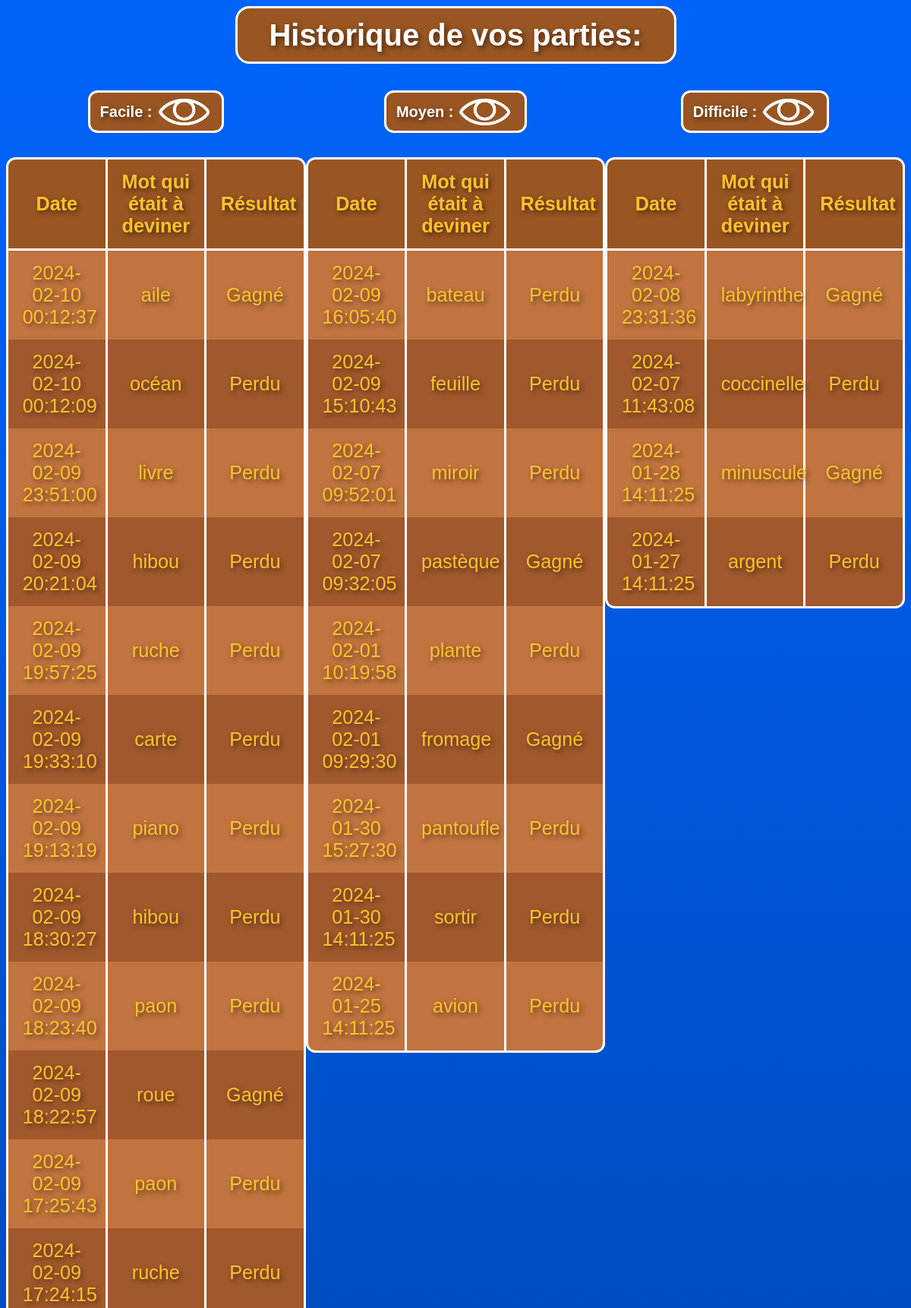
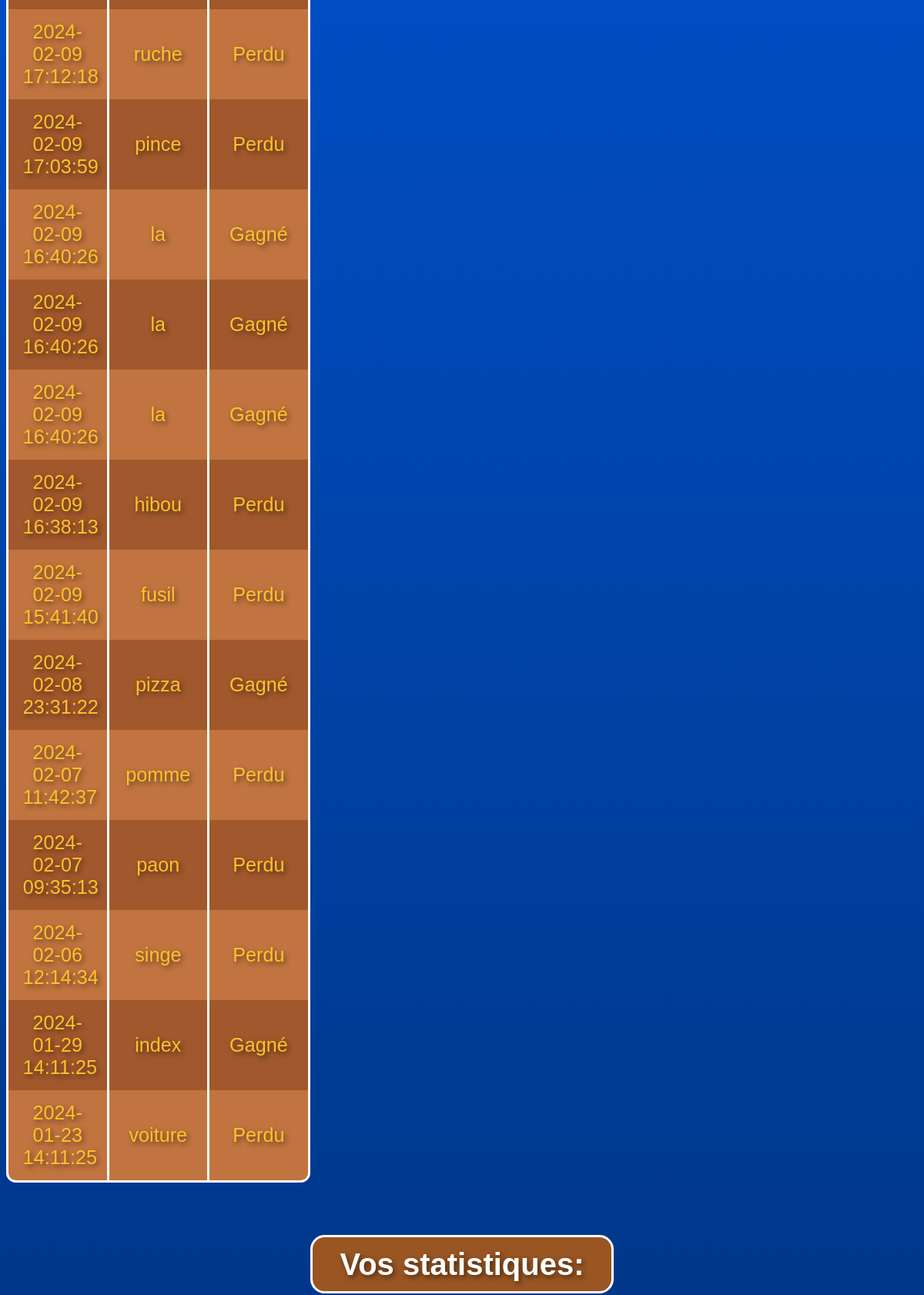
/historique (signed in, upper part), run on the app's committed database (2 pictures, top to bottom).
### tables this page shows
CREATE TABLE Partie (
    Partie_Id INTEGER PRIMARY KEY AUTOINCREMENT,
    Date_Du_Jeu DATETIME DEFAULT CURRENT_TIMESTAMP,
    Mot_A_Deviner VARCHAR,
    Gagne_Facile INTEGER DEFAULT 0,
    Perdu_Facile INTEGER DEFAULT 0,
    Gagne_Moyen INTEGER DEFAULT 0,
    Perdu_Moyen INTEGER DEFAULT 0,
    Gagne_Difficile INTEGER DEFAULT 0,
    Perdu_Difficile INTEGER DEFAULT 0,
    Resultat VARCHAR DEFAULT NULL,
    Difficulty VARCHAR DEFAULT NULL,
    User_Id INTEGER,
    FOREIGN KEY(User_Id) REFERENCES User(US_Id)
);

### app.py (the view)
@app.route('/historique')
def historique():
    user_id = session.get('user_id')
    historique_data = get_historique_data(user_id)
    return render_template('historique.html', **historique_data)

### app.py (called while the page is built)
def connect_db():
    db_path = 'Pendu.db'
    print(f"Connecté à la base de données : {db_path}")
    return sqlite3.connect(db_path)

### templates/historique.html (shortened to what this page needs)
<!DOCTYPE html>
<html lang="fr">
<head>
    <link rel="stylesheet" href="/static/historique.css">
    <link rel="stylesheet" href="/static/deconnexion.css">
</head>
<body class="fade-in">
    <div class="zoom">
        <div class="title-container" id="titre1">
            <h1>Historique de vos parties:</h1>
        </div>
        <br>
        <br>
        <br>
        <div class="table-container">
            <div class="table-section difficulty-section">
                <div class="title-container2" id="facile-arrow">
                    <div class="bold">
                        <span>Facile : </span>
                    </div>
                    <img src="/static/images/oeil-ouvert.png" class="arrow" alt="Flèche pour afficher/masquer le tableau">
                </div>
                <table id="table_facile" class="content-table visible table-transition">
                    <thead>
                        <tr>
                            <th>Date</th>
                            <th>Mot qui était à deviner</th>
                            <th>Résultat</th>
                        </tr>
                    </thead>
                    <tbody>
                        {% for game in game_history_facile %}
                        <tr>
                            <td>{{ game[0] }}</td>
                            <td>{{ game[1] }}</td>
                            <td>{{ game[2] }}</td>
                        </tr>
                        {% endfor %}
                    </tbody>
                </table>
            </div>
            <div class="table-section difficulty-section">
                <div class="title-container2" id="moyen-arrow">
                    <div class="bold">
                        <span>Moyen : </span>
                    </div>
                    <img src="/static/images/oeil-ouvert.png" class="arrow" alt="Flèche pour afficher/masquer le tableau">
                </div>
                <table id="table_moyen" class="content-table visible table-transition">
                    <thead>
                        <tr>
                            <th>Date</th>
                            <th>Mot qui était à deviner</th>
                            <th>Résultat</th>
                        </tr>
                    </thead>
                    <tbody>
                        {% for game in game_history_moyen %}
                        <tr>
                            <td>{{ game[0] }}</td>
                            <td>{{ game[1] }}</td>
                            <td>{{ game[2] }}</td>
                        </tr>
                        {% endfor %}
                    </tbody>
                </table>
            </div>
            <div class="table-section difficulty-section">
                <div class="title-container2" id="difficile-arrow">
                    <div class="bold">
                        <span>Difficile : </span>
                    </div>
                    <img src="/static/images/oeil-ouvert.png" class="arrow" alt="Flèche pour afficher/masquer le tableau">
                </div>
                <table id="table_difficile" class="content-table visible table-transition">
                    <thead>
                        <tr>
                            <th>Date</th>
                            <th>Mot qui était à deviner</th>
                            <th>Résultat</th>
                        </tr>
                    </thead>
                    <tbody>
                        {% for game in game_history_difficile %}
                        <tr>
                            <td>{{ game[0] }}</td>
                            <td>{{ game[1] }}</td>
                            <td>{{ game[2] }}</td>
                        </tr>
                        {% endfor %}
                    </tbody>
                </table>
            </div>
        </div>
        <div class="title-container" id="titre2">
            <h1>Vos statistiques:</h1>
        </div>
        <br>
    </div>
</body>
</html>

### static/historique.css (style rules this page uses)
* { font-family: "Poppins", sans-serif; }
h1, h3 { text-align: center; color: #ffffff; }
body { background: linear-gradient(to bottom, #0064fb, #003078); background-repeat: no-repeat; background-attachment: fixed; }
.title-container { display: flex; flex-direction: column; justify-content: center; align-items: center; background-color: #995522; color: #ffffff; text-align: center; padding: 10px; border-radius: 15px; margin: auto; border: 3px solid white; text-shadow: 2px 2px 5px rgba(0, 0, 0, 0.5); }
#titre1 { max-width: 440px; }
#titre2 { max-width: 290px; }
.title-container2 { display: flex; flex-direction: row; justify-content: flex-start; align-items: center; background-color: #995522; color: #ffffff; text-align: center; padding: 10px; border-radius: 10px; margin-bottom: 10px; height: 20px; border: 3px solid white; text-shadow: 2px 2px 5px rgba(0, 0, 0, 0.5); transition: all 0.5s ease; margin-left: auto; margin-right: auto; }
#facile-arrow { width: 118px; }
#moyen-arrow { width: 125px; }
#difficile-arrow { width: 131px; }
.title-container2 img.arrow { width: 60px; height: auto; }
.title-container h1, .title-container h3 { margin: 0; }
.table-container { display: flex; justify-content: space-around; margin-bottom: 20px; }
.content-table { border-collapse: collapse; margin: 25px auto; font-size: 0.9em; min-width: 400px; overflow: hidden; width: 100%; max-width: 1450px; background: #ffffff; border-radius: 10px; border: 3px solid #7c3bde; table-layout: fixed; text-shadow: 2px 2px 5px rgba(0, 0, 0, 0.5); }
.content-table th, .content-table td { padding: 12px 15px; border-left: 3px solid #ffffff; border-right: 3px solid #ffffff; text-align: center; color: #fec22a; border-top: none; border-bottom: none; font-size: 1.4em; font-family: sans-serif; }
.content-table thead tr { background-color: #995522; color: #ffffff; text-align: center; font-weight: bold; border-radius: 10px 10px 0 0; border-bottom: none; }
.content-table tbody tr:nth-child(even) td { background-color: #a1582c; }
.content-table tbody tr:nth-child(odd) td { background-color: #c1743f; }
.content-table tbody tr td { border-bottom: none; }
.content-table tbody tr { color: #ffffff; }
.table-section { margin-top: -27px; }
.content-table th { border-bottom: 3px solid #ffffff; }
.content-table { min-width: 300px; max-width: 1300px; }
.difficulty-section { max-width: 475px; }
.table-container { margin-bottom: 30px; }
.zoom { zoom: 1.25; }
.bold { font-weight: bold; }
.content-table { visibility: hidden; }
.fade-in { animation: fadeIn 0.5s ease-in-out; }

### data on the page
Partie: Date_Du_Jeu "2024-02-10 00:12:37", Mot_A_Deviner "aile", Resultat "Gagné"
Partie: Date_Du_Jeu "2024-02-10 00:12:09", Mot_A_Deviner "océan", Resultat "Perdu"
Partie: Date_Du_Jeu "2024-02-09 23:51:00", Mot_A_Deviner "livre", Resultat "Perdu"
Partie: Date_Du_Jeu "2024-02-09 20:21:04", Mot_A_Deviner "hibou", Resultat "Perdu"
Partie: Date_Du_Jeu "2024-02-09 19:57:25", Mot_A_Deviner "ruche", Resultat "Perdu"
Partie: Date_Du_Jeu "2024-02-09 19:33:10", Mot_A_Deviner "carte", Resultat "Perdu"
Partie: Date_Du_Jeu "2024-02-09 19:13:19", Mot_A_Deviner "piano", Resultat "Perdu"
Partie: Date_Du_Jeu "2024-02-09 18:30:27", Mot_A_Deviner "hibou", Resultat "Perdu"
Partie: Date_Du_Jeu "2024-02-09 18:23:40", Mot_A_Deviner "paon", Resultat "Perdu"
Partie: Date_Du_Jeu "2024-02-09 18:22:57", Mot_A_Deviner "roue", Resultat "Gagné"
Partie: Date_Du_Jeu "2024-02-09 17:25:43", Mot_A_Deviner "paon", Resultat "Perdu"
Partie: Date_Du_Jeu "2024-02-09 17:24:15", Mot_A_Deviner "ruche", Resultat "Perdu"
Partie: Date_Du_Jeu "2024-02-09 17:12:18", Mot_A_Deviner "ruche", Resultat "Perdu"
Partie: Date_Du_Jeu "2024-02-09 17:03:59", Mot_A_Deviner "pince", Resultat "Perdu"
Partie: Date_Du_Jeu "2024-02-09 16:40:26", Mot_A_Deviner "la", Resultat "Gagné"
Partie: Date_Du_Jeu "2024-02-09 16:40:26", Mot_A_Deviner "la", Resultat "Gagné"
Partie: Date_Du_Jeu "2024-02-09 16:40:26", Mot_A_Deviner "la", Resultat "Gagné"
Partie: Date_Du_Jeu "2024-02-09 16:38:13", Mot_A_Deviner "hibou", Resultat "Perdu"
Partie: Date_Du_Jeu "2024-02-09 15:41:40", Mot_A_Deviner "fusil", Resultat "Perdu"
Partie: Date_Du_Jeu "2024-02-08 23:31:22", Mot_A_Deviner "pizza", Resultat "Gagné"
Partie: Date_Du_Jeu "2024-02-07 11:42:37", Mot_A_Deviner "pomme", Resultat "Perdu"
Partie: Date_Du_Jeu "2024-02-07 09:35:13", Mot_A_Deviner "paon", Resultat "Perdu"
Partie: Date_Du_Jeu "2024-02-06 12:14:34", Mot_A_Deviner "singe", Resultat "Perdu"
Partie: Date_Du_Jeu "2024-01-29 14:11:25", Mot_A_Deviner "index", Resultat "Gagné"
Partie: Date_Du_Jeu "2024-01-23 14:11:25", Mot_A_Deviner "voiture", Resultat "Perdu"
Partie: Date_Du_Jeu "2024-02-09 16:05:40", Mot_A_Deviner "bateau", Resultat "Perdu"
Partie: Date_Du_Jeu "2024-02-09 15:10:43", Mot_A_Deviner "feuille", Resultat "Perdu"
Partie: Date_Du_Jeu "2024-02-07 09:52:01", Mot_A_Deviner "miroir", Resultat "Perdu"
Partie: Date_Du_Jeu "2024-02-07 09:32:05", Mot_A_Deviner "pastèque", Resultat "Gagné"
Partie: Date_Du_Jeu "2024-02-01 10:19:58", Mot_A_Deviner "plante", Resultat "Perdu"
Partie: Date_Du_Jeu "2024-02-01 09:29:30", Mot_A_Deviner "fromage", Resultat "Gagné"
Partie: Date_Du_Jeu "2024-01-30 15:27:30", Mot_A_Deviner "pantoufle", Resultat "Perdu"
Partie: Date_Du_Jeu "2024-01-30 14:11:25", Mot_A_Deviner "sortir", Resultat "Perdu"
Partie: Date_Du_Jeu "2024-01-25 14:11:25", Mot_A_Deviner "avion", Resultat "Perdu"
Partie: Date_Du_Jeu "2024-02-08 23:31:36", Mot_A_Deviner "labyrinthe", Resultat "Gagné"
Partie: Date_Du_Jeu "2024-02-07 11:43:08", Mot_A_Deviner "coccinelle", Resultat "Perdu"
Partie: Date_Du_Jeu "2024-01-28 14:11:25", Mot_A_Deviner "minuscule", Resultat "Gagné"
Partie: Date_Du_Jeu "2024-01-27 14:11:25", Mot_A_Deviner "argent", Resultat "Perdu"
